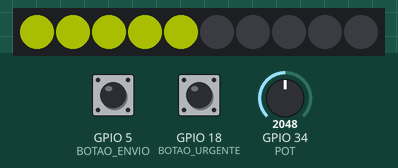
Simulated run of this sketch. Board: ESP32. Parts: 10 RGB LEDs in strip order, left to right. The inputs (shaded band) are chosen by the test bench; at power-on: GPIO 34 (POT) = 2048, GPIO 5 (BOTAO_ENVIO) HIGH, GPIO 18 (BOTAO_URGENTE) HIGH. Dim RGB values are drawn brighter than linear; WiFi joins after 1.5 s; servers stay silent unless stated; what the sketch prints to the serial monitor is not drawn.

Above: at 2.2 s.
2.3 s: GPIO 34 (POT) set to 2866
At 3.1 s:
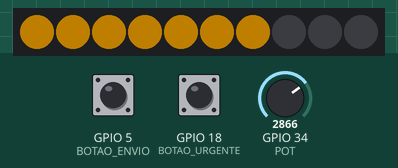
3.8 s: GPIO 34 (POT) set to 3603
At 4.2 s:
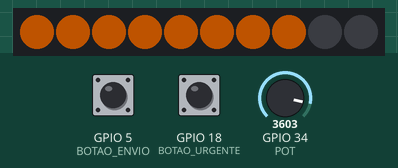
5.3 s: GPIO 34 (POT) set to 4095
At 6.5 s:
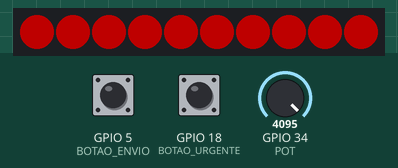
6.8 s: GPIO 34 (POT) set to 1228
At 7.7 s:
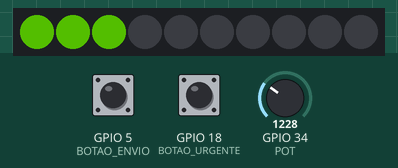
Timing chart, 0 to 9.8 s (numbered marks = the images above; inputs shaded):
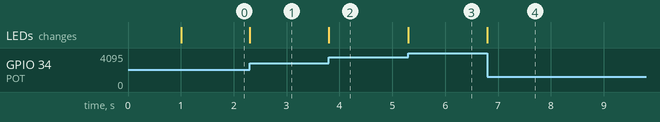

The sketch:

painel1.ino
```cpp
#include <WiFi.h>
#include <HTTPClient.h>
#include <Adafruit_NeoPixel.h>

const char* ssid     = "Wi-fi ADM";
const char* password = "ac8ce4ss8";

const char* serverUrl = "http://10.121.227.219:5000/update";

#define BOTAO_ENVIO   5
#define BOTAO_URGENTE 18
#define POT     34
#define LED_PIN  13

#define NUM_LEDS 10
#define GRUPO    1

Adafruit_NeoPixel fita(NUM_LEDS, LED_PIN, NEO_GRB + NEO_KHZ800);

// ─── CONTROLE ───────────────────────────
unsigned long lastDebounceEnvio = 0;
unsigned long lastDebounceUrgente = 0;
unsigned long debounceDelay = 50;

unsigned long lastSendTime = 0;
unsigned long sendCooldown = 3000;

bool lastEnvioState = HIGH;
bool lastUrgenteState = HIGH;

bool envioState = HIGH;
bool urgenteState = HIGH;

bool urgente = false;

// ─── LED ────────────────────────────────
uint32_t corPorNivel(int nivel) {
  float t = (float)(nivel - 1) / (NUM_LEDS - 1);

  uint8_t r, g;

  if (t <= 0.5f) {
    r = t * 2 * 255;
    g = 255;
  } else {
    r = 255;
    g = (1 - (t - 0.5f) * 2) * 255;
  }

  return fita.Color(r, g, 0);
}

void atualizarFita(int nivel) {
  fita.clear();

  for (int i = 0; i < nivel; i++) {
    fita.setPixelColor(i, corPorNivel(nivel));
  }

  fita.show();
}

// ─── WIFI ───────────────────────────────
void garantirWiFi() {
  if (WiFi.status() == WL_CONNECTED) return;

  Serial.println("🔄 Reconectando WiFi...");

  WiFi.disconnect();
  WiFi.begin(ssid, password);

  int tentativas = 0;
  while (WiFi.status() != WL_CONNECTED && tentativas < 10) {
    Serial.print(".");
    delay(500);
    tentativas++;
  }

  if (WiFi.status() == WL_CONNECTED) {
    Serial.println("\n✅ WiFi conectado!");
  } else {
    Serial.println("\n❌ Falha ao conectar WiFi");
  }
}

// ─── ENVIO HTTP ─────────────────────────
void enviarDados(int nivel) {
  garantirWiFi();

  if (WiFi.status() != WL_CONNECTED) {
    Serial.println("❌ Sem WiFi - envio cancelado");
    return;
  }

  HTTPClient http;

  String url = String(serverUrl) +
               "?grupo=" + GRUPO +
               "&nivel=" + nivel +
               "&urgente=" + String(urgente ? 1 : 0);

  Serial.println("\n📤 ENVIANDO DADOS:");
  Serial.println(url);

  for (int i = 0; i < 3; i++) {
    http.begin(url);
    int code = http.GET();

    Serial.print("Tentativa ");
    Serial.print(i + 1);
    Serial.print(" | HTTP Code: ");
    Serial.println(code);

    if (code > 0) {
      Serial.println("✅ Enviado com sucesso!");
      http.end();
      return;
    }

    http.end();
    delay(500);
  }

  Serial.println("❌ Falha no envio após 3 tentativas");
}

// ─── SETUP ──────────────────────────────
void setup() {
  Serial.begin(115200);
  delay(1000);

  Serial.println("=== SISTEMA INICIADO ===");

  pinMode(BOTAO_ENVIO, INPUT_PULLUP);
  pinMode(BOTAO_URGENTE, INPUT_PULLUP);
  pinMode(POT, INPUT);

  fita.begin();
  fita.setBrightness(80);
  fita.show();

  WiFi.begin(ssid, password);
  Serial.println("🔌 Tentando conectar WiFi...");
}

// ─── LOOP ───────────────────────────────
void loop() {
  int valorPot = analogRead(POT);
  int nivel = map(valorPot, 0, 4095, 1, NUM_LEDS);

  atualizarFita(nivel);

  // ─── BOTÃO URGENTE (CORRIGIDO) ───
int readUrgente = digitalRead(BOTAO_URGENTE);

  if (readUrgente != lastUrgenteState) {
    lastDebounceUrgente = millis();
  }

  if ((millis() - lastDebounceUrgente) > debounceDelay) {
    if (readUrgente == LOW && urgenteState == HIGH) {
      urgente = !urgente;

      Serial.print("🔴 URGENTE TOGGLE: ");
      Serial.println(urgente ? "ON (1)" : "OFF (0)");
    }
    urgenteState = readUrgente;
  }

  lastUrgenteState = readUrgente;
  // ─── BOTÃO ENVIO ───
  int readEnvio = digitalRead(BOTAO_ENVIO);

  if (readEnvio != lastEnvioState) {
    lastDebounceEnvio = millis();
  }

  if ((millis() - lastDebounceEnvio) > debounceDelay) {
    if (readEnvio == LOW && envioState == HIGH) {

      Serial.println("📥 BOTÃO ENVIO PRESSIONADO");

      if (millis() - lastSendTime > sendCooldown) {
        Serial.print("Estado urgente atual: ");
        Serial.println(urgente ? "1" : "0");

        enviarDados(nivel);
        lastSendTime = millis();
      } else {
        Serial.println("⏳ Cooldown ativo, não enviou");
      }
    }
    envioState = readEnvio;
  }

  lastEnvioState = readEnvio;
}
```

Measured:
- after the input at 2.3 s, the LEDs: change at once (image 1)
- after the input at 3.8 s, the LEDs: change at once (image 2)
- after the input at 5.3 s, the LEDs: change at once (image 3)
- after the input at 6.8 s, the LEDs: change at once (image 4)
